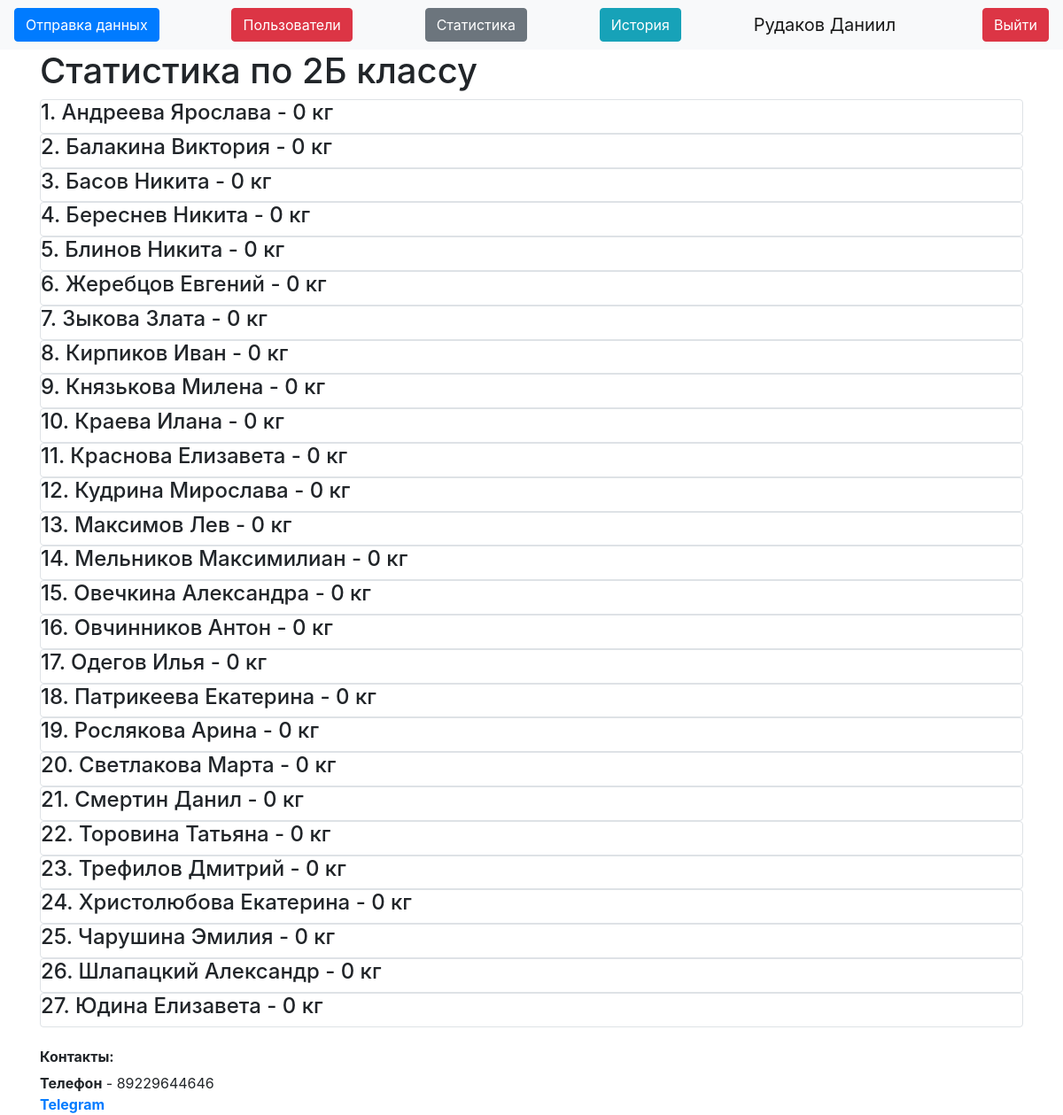
/stats2b (signed in), run on the app's committed database.
### data/users.py (models this page shows, shortened)
class User(SqlAlchemyBase, UserMixin):
    __tablename__ = 'users'
    id = sqlalchemy.Column(sqlalchemy.Integer,
                           primary_key=True, autoincrement=True) # ID волонтёра
    name = sqlalchemy.Column(sqlalchemy.String, nullable=True) # Имя волонтёра
    about = sqlalchemy.Column(sqlalchemy.String, nullable=True) # Дополнительная информация
    email = sqlalchemy.Column(sqlalchemy.String,
                              index=True, unique=True, nullable=True) # Почта, у каждого своя
    hashed_password = sqlalchemy.Column(sqlalchemy.String, nullable=True) # Зашифрованный пароль
    is_admin = sqlalchemy.Column(sqlalchemy.Boolean) # Админ или нет
    got = sqlalchemy.Column(sqlalchemy.Integer, default=0) # Сколько собрал килограммов
    got_pupils = sqlalchemy.Column(sqlalchemy.Integer, default=0) # Сколько человек обслужил
    kilograms = orm.relationship("Kilograms", back_populates='user') # Связь с таблицей с килограммами

### data/Pupils.py (models this page shows)
class Pupils(SqlAlchemyBase):
    __tablename__ = 'Pupils'
    id = sqlalchemy.Column(sqlalchemy.Integer, autoincrement=True, primary_key=True) # ID ученика
    name = sqlalchemy.Column(sqlalchemy.String) # Имя и фамилия ученика
    value = sqlalchemy.Column(sqlalchemy.Integer, default=0) # Кол-во сданных килограммов
    grade = sqlalchemy.Column(sqlalchemy.String) # Класс
    kilo = orm.relationship("Kilograms", back_populates="pupil") # Связь в таблицей БД, которая хранит килограммы

### server.py (the view)
@app.route("/stats2b")
@login_required
def stats2b():
    db_sess = db_session.create_session()
    pupils = db_sess.query(Pupils).filter(Pupils.grade == "2Б").all()
    db_sess.close()
    return render_template("stats_grade.html", db=pupils, grade="2Б", title="2Б статистика")

### data/db_session.py (called while the page is built)
def create_session() -> Session:
    global __factory
    return __factory()

### server.py (called while the page is built)
@login_manager.user_loader # Декоратор для авторизации пользователей
def load_user(user_id):
    db_sess = db_session.create_session()
    user_id = db_sess.query(User).get(user_id)
    db_sess.close()
    return user_id

### templates/stats_grade.html
{% extends "base.html" %}
{% block content %}
{% if current_user.is_admin %}
<h1>Статистика по {{grade}} классу</h1>
{% for item in db%}
<div class="col-md6 border rounded">
    <h4>{{item.name}} - {{item.value}} кг</h4>
</div>
{% endfor %}
{% endif %}
{% endblock %}

### templates/base.html (shortened to what this page needs)
<!doctype html>
<html lang="en">
<head>
    <link rel="stylesheet"
          href="https://stackpath.bootstrapcdn.com/bootstrap/4.4.1/css/bootstrap.min.css"
>
</head>
<body>
<header>
    <nav class="navbar navbar-light bg-light">
        {% if current_user.is_authenticated %}
        <a type="button" class="btn btn-primary" href="/">Отправка данных</a>
        {% if current_user.is_admin %}
        <a class="btn btn-danger" href="/users">Пользователи</a>
        <a class="btn btn-secondary" href="/stats">Статистика</a>
        {% endif %}
        <a class="btn btn-info" href="/history">История</a>
        <a class="navbar-brand" href="">{{ current_user.name }}</a>
        <a class="btn btn-danger" href="/logout">Выйти</a>
        {% else %}
        <p>
            <a class="btn btn-success" href="/login">Войти</a>
        </p>
        {% endif %}
    </nav>
</header>
<main role="main" class="container">
    {% block content %}{% endblock %}
    <h6><b>Контакты:</b></h6>
    <div>
        <b>Телефон</b> - 89229644646</br>
        <b><a href="https://t.me/danissimurr">Telegram</a></b>
    </div>
</main>
</body>
</html>

### data on the page
User: name "Рудаков Даниил"
Pupils: name "1. Андреева Ярослава", value "0"
Pupils: name "2. Балакина Виктория", value "0"
Pupils: name "3. Басов Никита", value "0"
Pupils: name "4. Береснев Никита", value "0"
Pupils: name "5. Блинов Никита", value "0"
Pupils: name "6. Жеребцов Евгений", value "0"
Pupils: name "7. Зыкова Злата", value "0"
Pupils: name "8. Кирпиков Иван", value "0"
Pupils: name "9. Князькова Милена", value "0"
Pupils: name "10. Краева Илана", value "0"
Pupils: name "11. Краснова Елизавета", value "0"
Pupils: name "12. Кудрина Мирослава", value "0"
Pupils: name "13. Максимов Лев", value "0"
Pupils: name "14. Мельников Максимилиан", value "0"
Pupils: name "15. Овечкина Александра", value "0"
Pupils: name "16. Овчинников Антон", value "0"
Pupils: name "17. Одегов Илья", value "0"
Pupils: name "18. Патрикеева Екатерина", value "0"
Pupils: name "19. Рослякова Арина", value "0"
Pupils: name "20. Светлакова Марта", value "0"
Pupils: name "21. Смертин Данил", value "0"
Pupils: name "22. Торовина Татьяна", value "0"
Pupils: name "23. Трефилов Дмитрий", value "0"
Pupils: name "24. Христолюбова Екатерина", value "0"
Pupils: name "25. Чарушина Эмилия", value "0"
Pupils: name "26. Шлапацкий Александр", value "0"
Pupils: name "27. Юдина Елизавета", value "0"

### other printed values
{{ grade }} "2Б"
